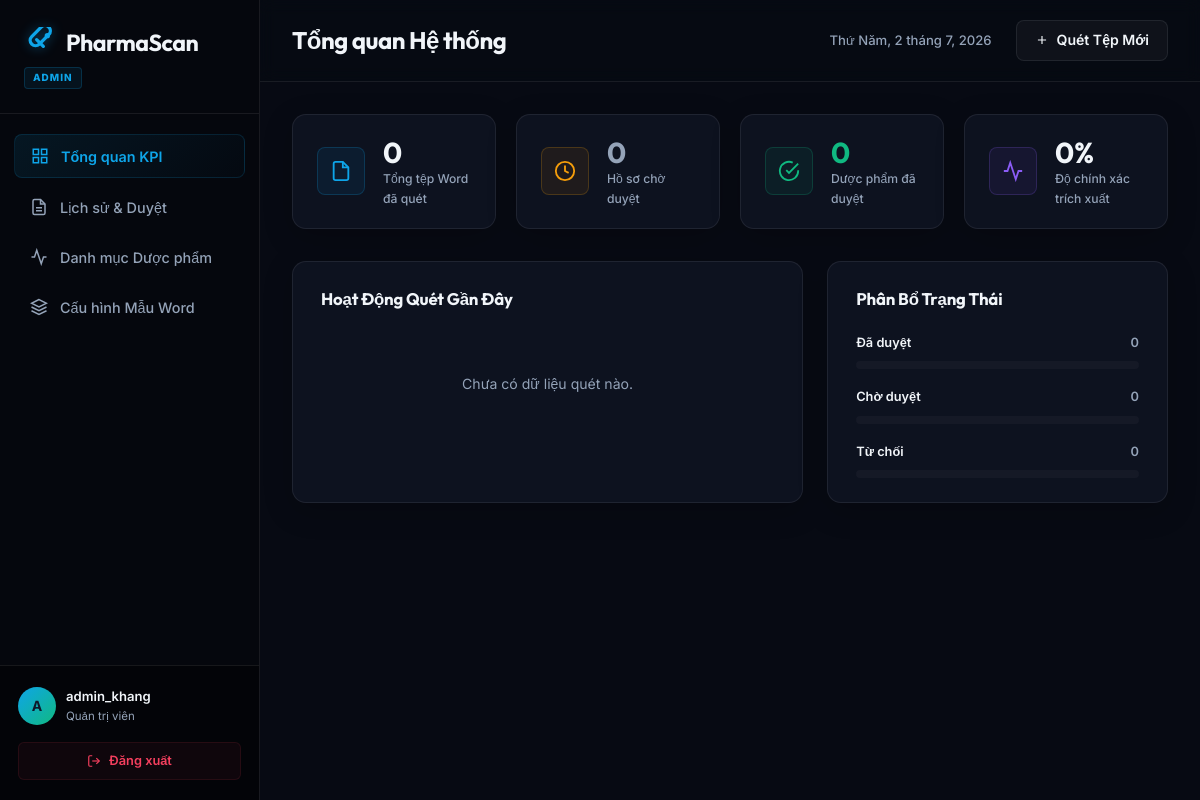
Screenshot of /user/dashboard/ (signed in) with the database file from the repository.
### coreapp/models.py (models this page shows, shortened)
class CustomUser(AbstractUser):
    ROLE_CHOICES = [
        ('USER', 'Người dùng'),
        ('ADMIN', 'Quản trị viên'),
    ]
    email = models.EmailField(unique=True, verbose_name="Địa chỉ Email")
    phone_number = models.CharField(max_length=15, blank=True, null=True, verbose_name="Số điện thoại")
    birth_date = models.DateField(null=True, blank=True, verbose_name="Ngày sinh")
    is_password_changed = models.BooleanField(default=False, verbose_name="Đã đổi mật khẩu")
    password_reset_required = models.BooleanField(default=False, verbose_name="Yêu cầu đặt lại mật khẩu")
    role = models.CharField(
        max_length=10,
        choices=ROLE_CHOICES,
        default='USER',
        verbose_name="Chức vụ / Vai trò"
    )
    USERNAME_FIELD = 'email'
    REQUIRED_FIELDS = ['username']
    class Meta:
        verbose_name = "Người dùng"
        verbose_name_plural = "Người dùng"
        indexes = [
            models.Index(fields=['email']),
            models.Index(fields=['role']),
        ]

### user/views.py (the view)
# urls.py: path('dashboard/', views.dashboard_view, name='dashboard'),
@login_required(login_url='login')
def dashboard_view(request):
    try:
        docs = ScannedDocument.objects.filter(user=request.user).select_related('medicine', 'reviewed_by')
        medicines = MedicineItem.objects.filter(
            scanneddocument__user=request.user
        ).distinct()
        total_scans = docs.count()
        pending_count = docs.filter(status='pending').count()
        approved_count = docs.filter(status='approved').count()
        rejected_count = docs.filter(status='rejected').count()
        latest_docs = docs.order_by('-scanned_at')[:10]
        pending_docs = docs.filter(status='pending').order_by('-scanned_at')[:20]
        approved_medicines = MedicineItem.objects.filter(
            scanneddocument__user=request.user,
            scanneddocument__status='approved'
        ).distinct().order_by('-created_at')[:20]
        avg_accuracy = 0
        if total_scans > 0:
            avg_accuracy = docs.filter(accuracy_score__gt=0).aggregate(Avg('accuracy_score'))['accuracy_score__avg'] or 0
            avg_accuracy = round(avg_accuracy, 1)
        context = {
            'total_scans': total_scans,
            'pending_count': pending_count,
            'approved_count': approved_count,
            'rejected_count': rejected_count,
            'avg_accuracy': avg_accuracy,
            'latest_docs': latest_docs,
            'pending_docs': pending_docs,
            'approved_medicines': approved_medicines,
        }
        return render(request, 'user/dashboard.html', context)
    except Exception as e:
        logger.error(f"Error loading dashboard: {str(e)}")
        messages.error(request, "Không thể tải dữ liệu dashboard")
        return render(request, 'user/dashboard.html', {})

### user/templates/user/dashboard.html (shortened to what this page needs)
{% extends 'user/base.html' %}
{% load static %}
{% block content %}
<div class="dashboard-wrapper w-full">
    <aside class="db-sidebar">
        <div class="db-sidebar-brand">
            <a href="{% url 'home' %}" class="logo">
                <span class="logo-text">Pharma<span class="highlight">Scan</span></span>
            </a>
            <span class="db-role-badge">{{ request.user.role }}</span>
        </div>
        <nav class="db-sidebar-menu">
            <button class="db-menu-item active" data-tab="tab-overview">
                <svg class="menu-icon" viewBox="0 0 24 24" fill="none" stroke="currentColor" stroke-width="2"><rect x="3" y="3" width="7" height="7"></rect><rect x="14" y="3" width="7" height="7"></rect><rect x="14" y="14" width="7" height="7"></rect><rect x="3" y="14" width="7" height="7"></rect></svg>
                <span>Tổng quan KPI</span>
            </button>
            <button class="db-menu-item" data-tab="tab-scans">
                <svg class="menu-icon" viewBox="0 0 24 24" fill="none" stroke="currentColor" stroke-width="2"><path d="M14 2H6a2 2 0 0 0-2 2v16a2 2 0 0 0 2 2h12a2 2 0 0 0 2-2V8z"></path><polyline points="14 2 14 8 20 8"></polyline><line x1="16" y1="13" x2="8" y2="13"></line><line x1="16" y1="17" x2="8" y2="17"></line></svg>
                <span>Lịch sử & Duyệt</span>
            </button>
            <button class="db-menu-item" data-tab="tab-medicines">
                <svg class="menu-icon" viewBox="0 0 24 24" fill="none" stroke="currentColor" stroke-width="2"><path d="M22 12h-4l-3 9L9 3l-3 9H2"></path></svg>
                <span>Danh mục Dược phẩm</span>
            </button>
            <button class="db-menu-item" data-tab="tab-templates">
                <svg class="menu-icon" viewBox="0 0 24 24" fill="none" stroke="currentColor" stroke-width="2"><polygon points="12 2 2 7 12 12 22 7 12 2"></polygon><polyline points="2 17 12 22 22 17"></polyline><polyline points="2 12 12 17 22 12"></polyline></svg>
                <span>Cấu hình Mẫu Word</span>
            </button>
        </nav>
        <div class="db-sidebar-footer">
            <div class="user-profile-flex">
                <div class="avatar">{{ request.user.username|first|upper }}</div>
                <div class="user-info">
                    <span class="user-name">{{ request.user.get_full_name|default:request.user.username }}</span>
                    <span class="user-role">{{ request.user.get_role_display }}</span>
                </div>
            </div>
            <a href="{% url 'logout' %}" class="btn-logout" title="Đăng xuất">
                <svg viewBox="0 0 24 24" fill="none" stroke="currentColor" stroke-width="2"><path d="M9 21H5a2 2 0 0 1-2-2V5a2 2 0 0 1 2-2h4"></path><polyline points="16 17 21 12 16 7"></polyline><line x1="21" y1="12" x2="9" y2="12"></line></svg>
                <span>Đăng xuất</span>
            </a>
        </div>
    </aside>
    <main class="db-main">
        <header class="db-navbar">
            <div class="db-nav-left"><h2 id="db-tab-title">Tổng quan Hệ thống</h2></div>
            <div class="db-nav-right">
                <div class="db-date-today" id="db-live-date"></div>
                <div class="db-nav-action-buttons">
                    <a href="{% url 'scan_demo' %}" class="btn btn-secondary btn-nav">
                        <svg viewBox="0 0 24 24" fill="none" stroke="currentColor" stroke-width="2" style="width: 14px; height:14px;"><line x1="12" y1="5" x2="12" y2="19"></line><line x1="5" y1="12" x2="19" y2="12"></line></svg>
                        <span>Quét Tệp Mới</span>
                    </a>
                </div>
            </div>
        </header>
        <div class="db-content-scroll">
            <div class="db-tab-pane active" id="tab-overview">
                <div class="kpi-grid">
                    <div class="kpi-card glass-card">
                        <div class="kpi-icon-wrapper blue">
                            <svg viewBox="0 0 24 24" fill="none" stroke="currentColor" stroke-width="2"><path d="M14 2H6a2 2 0 0 0-2 2v16a2 2 0 0 0 2 2h12a2 2 0 0 0 2-2V8z"></path><polyline points="14 2 14 8 20 8"></polyline></svg>
                        </div>
                        <div class="kpi-details">
                            <span class="kpi-num" id="kpi-total">{{ total_scans }}</span>
                            <span class="kpi-label">Tổng tệp Word đã quét</span>
                        </div>
                    </div>
                    <div class="kpi-card glass-card" id="kpi-pending-card">
                        <div class="kpi-icon-wrapper orange {% if pending_count > 0 %}pulse-icon{% endif %}">
                            <svg viewBox="0 0 24 24" fill="none" stroke="currentColor" stroke-width="2"><circle cx="12" cy="12" r="10"></circle><polyline points="12 6 12 12 16 14"></polyline></svg>
                        </div>
                        <div class="kpi-details">
                            <span class="kpi-num" id="kpi-pending" style="color: {% if pending_count > 0 %}#f59e0b{% else %}var(--text-muted){% endif %};">{{ pending_count }}</span>
                            <span class="kpi-label">Hồ sơ chờ duyệt</span>
                        </div>
                    </div>
                    <div class="kpi-card glass-card">
                        <div class="kpi-icon-wrapper green">
                            <svg viewBox="0 0 24 24" fill="none" stroke="currentColor" stroke-width="2"><path d="M22 11.08V12a10 10 0 1 1-5.93-9.14"></path><polyline points="22 4 12 14.01 9 11.01"></polyline></svg>
                        </div>
                        <div class="kpi-details">
                            <span class="kpi-num" id="kpi-approved" style="color: var(--success);">{{ approved_count }}</span>
                            <span class="kpi-label">Dược phẩm đã duyệt</span>
                        </div>
                    </div>
                    <div class="kpi-card glass-card">
                        <div class="kpi-icon-wrapper purple">
                            <svg viewBox="0 0 24 24" fill="none" stroke="currentColor" stroke-width="2"><path d="M22 12h-4l-3 9L9 3l-3 9H2"></path></svg>
                        </div>
                        <div class="kpi-details">
                            <span class="kpi-num">{{ avg_accuracy }}%</span>
                            <span class="kpi-label">Độ chính xác trích xuất</span>
                        </div>
                    </div>
                </div>
                <div class="charts-grid">
                    <div class="card glass-card chart-container-card">
                        <h4 class="chart-card-title">Hoạt Động Quét Gần Đây</h4>
                        {% if latest_docs %}
                        <div style="display:flex;flex-direction:column;gap:12px;">
                            {% for doc in latest_docs|slice:":5" %}
                            <div style="display:flex;align-items:center;justify-content:space-between;padding:8px 12px;background:rgba(255,255,255,0.02);border-radius:8px;">
                                <div style="display:flex;align-items:center;gap:10px;min-width:0;flex:1;">
                                    <svg viewBox="0 0 24 24" fill="none" stroke="currentColor" stroke-width="2" style="width:16px;height:16px;flex-shrink:0;color:var(--primary);"><path d="M14 2H6a2 2 0 0 0-2 2v16a2 2 0 0 0 2 2h12a2 2 0 0 0 2-2V8z"></path><polyline points="14 2 14 8 20 8"></polyline></svg>
                                    <span style="font-size:0.82rem;font-weight:500;overflow:hidden;text-overflow:ellipsis;white-space:nowrap;">{{ doc.file_name }}</span>
                                </div>
                                <span class="status-pill {% if doc.status == 'pending' %}pill-pending{% elif doc.status == 'approved' %}pill-approved{% else %}pill-rejected{% endif %}">{{ doc.get_status_display }}</span>
                            </div>
                            {% endfor %}
                        </div>
                        {% else %}
                        <p style="color:var(--text-muted);font-size:0.88rem;text-align:center;padding:40px 0;">Chưa có dữ liệu quét nào.</p>
                        {% endif %}
                    </div>
                    <div class="card glass-card chart-container-card">
                        <h4 class="chart-card-title">Phân Bổ Trạng Thái</h4>
                        <div class="distribution-list">
                            <div class="dist-row">
                                <div class="dist-labels"><span class="name">Đã duyệt</span><span class="pct">{{ approved_count }}</span></div>
                                <div class="dist-progress-bar"><div class="progress" style="width: {{ approved_count|default:0 }}%; background-color: var(--success);"></div></div>
                            </div>
                            <div class="dist-row">
                                <div class="dist-labels"><span class="name">Chờ duyệt</span><span class="pct">{{ pending_count }}</span></div>
                                <div class="dist-progress-bar"><div class="progress" style="width: {{ pending_count|default:0 }}%; background-color: #f59e0b;"></div></div>
                            </div>
                            <div class="dist-row">
                                <div class="dist-labels"><span class="name">Từ chối</span><span class="pct">{{ rejected_count }}</span></div>
                                <div class="dist-progress-bar"><div class="progress" style="width: {{ rejected_count|default:0 }}%; background-color: var(--danger);"></div></div>
                            </div>
                        </div>
                    </div>
                </div>
            </div>
        </div>
    </main>
</div>
{% endblock %}

### user/templates/user/dashboard.html (style rules this page uses)
body { padding-top: 0 !important; background-color: var(--bg-dark); }

### rows the page displays
CustomUser: user.role "ADMIN", user.username|first "A", user.get_full_name "admin_khang", user.role "Quản trị viên"

### other values shown
{{ total_scans }} "0"
{{ pending_count }} "0"
{{ approved_count }} "0"
{{ avg_accuracy }} "0"
{{ rejected_count }} "0"
